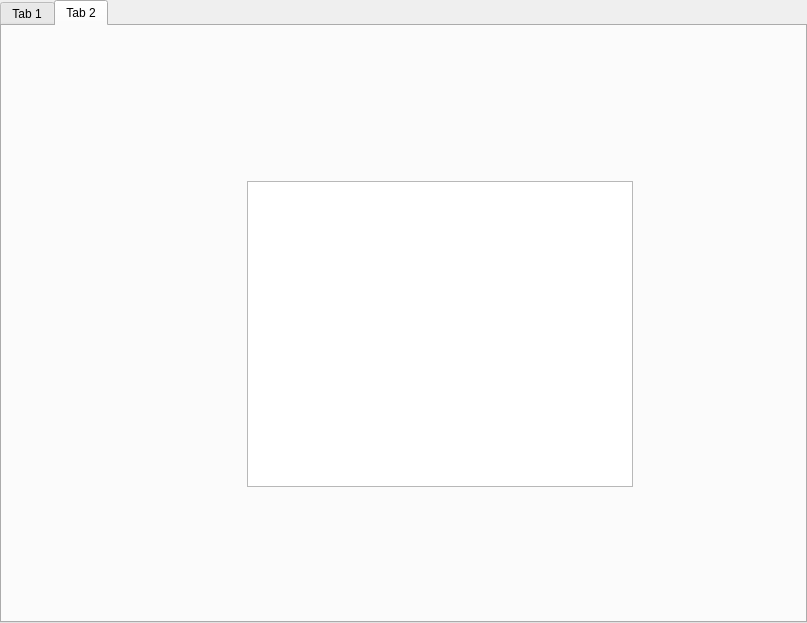
<?xml version="1.0" encoding="UTF-8"?>
<ui version="4.0">
 <class>TabWidget</class>
 <widget class="QTabWidget" name="TabWidget">
  <property name="geometry">
   <rect>
    <x>0</x>
    <y>0</y>
    <width>807</width>
    <height>623</height>
   </rect>
  </property>
  <property name="windowTitle">
   <string>TabWidget</string>
  </property>
  <property name="currentIndex">
   <number>1</number>
  </property>
  <widget class="QWidget" name="tab">
   <attribute name="title">
    <string>Tab 1</string>
   </attribute>
  </widget>
  <widget class="QWidget" name="tab">
   <attribute name="title">
    <string>Tab 2</string>
   </attribute>
   <widget class="QGraphicsView" name="graphicsView">
    <property name="geometry">
     <rect>
      <x>245</x>
      <y>155</y>
      <width>386</width>
      <height>306</height>
     </rect>
    </property>
   </widget>
  </widget>
 </widget>
 <resources/>
 <connections/>
</ui>
